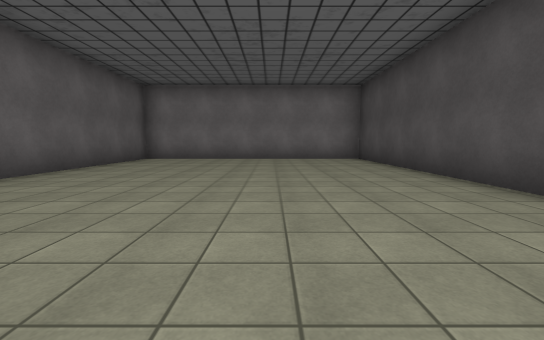
View 1 (above)

13 first-person views from a walk through a scene from a Unity 3-D project. The camera is 1.3 m above the floor, tilts 6° down and sees 90° across. The floor is counted in squares, 2.4 m on a side. Each view is taken from the middle of a square. On the plan, view 1 faces up. The plan holds only what a view shows up to about 9 squares ahead; the rest is blank. The place goes on beyond the plan. The player is left out. Some surface patterns are stand-ins.

View 2
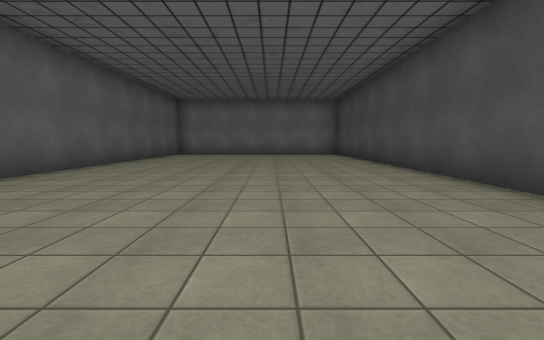

View 3
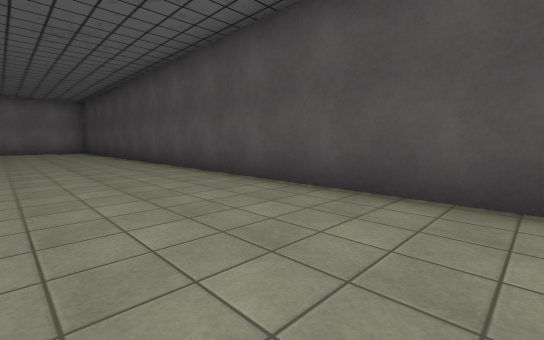

View 4
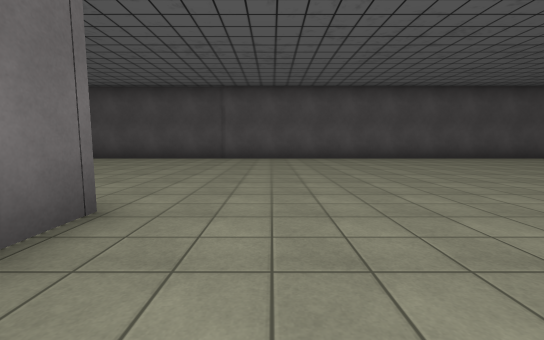

View 5
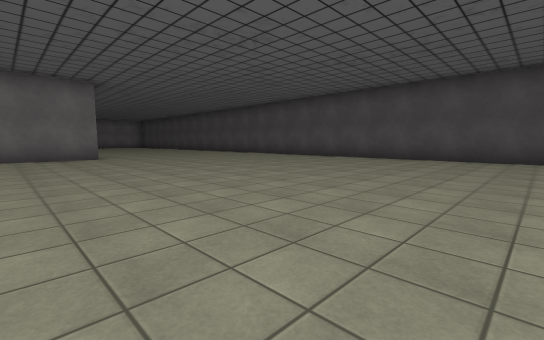

View 6
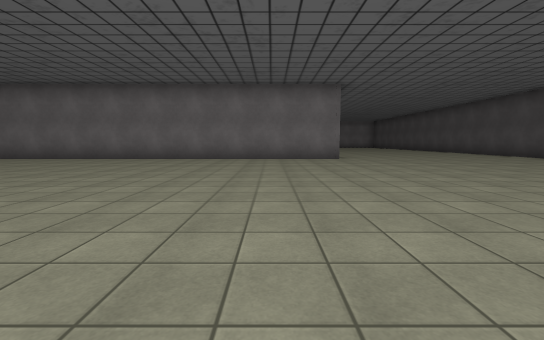

View 7
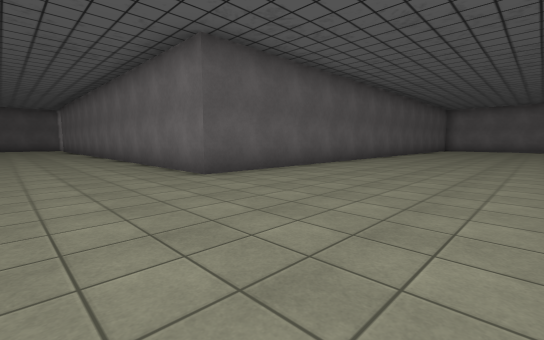

View 8
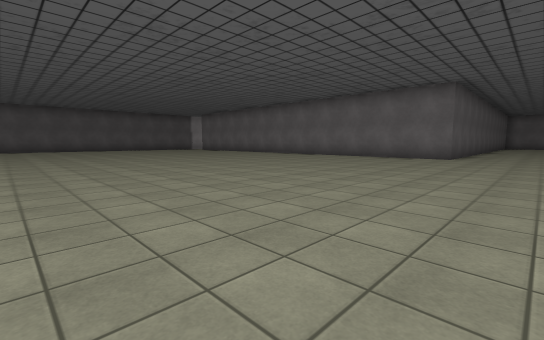

View 9
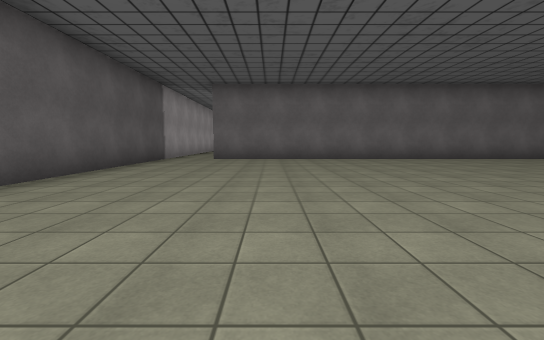

View 10
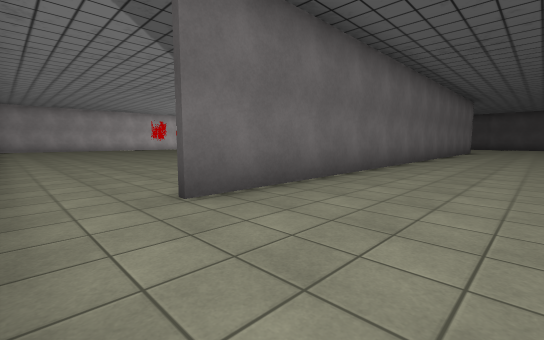

View 11
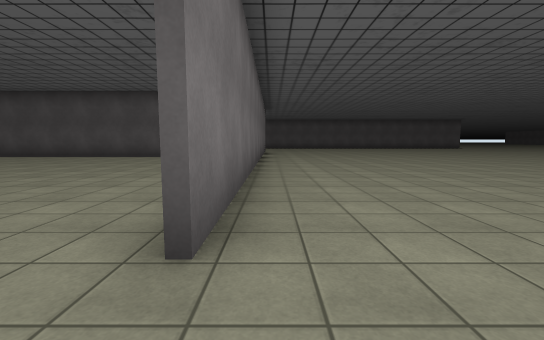

View 12
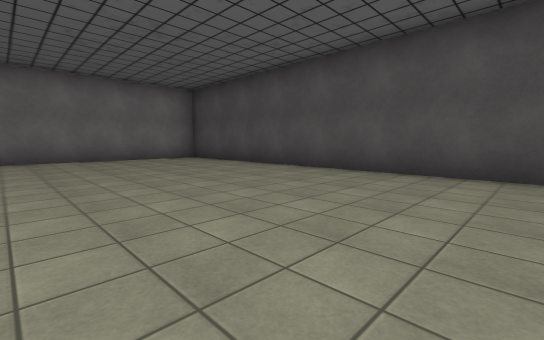

View 13
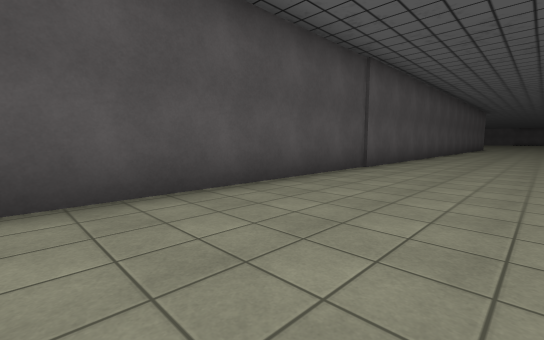

### Floor plan
Points are (right, up) in squares from view 1. A wall is a line through its corners. A room is listed if a view was taken in it or the views show most of it. See-through windows are left out.
Room 1 (views 1, 2, 3, 4, 5, 6, 7, 8, 9, 10, 12, 13)
walls: (2.7, -16.5) (2.7, 8.5) (-3.9, 8.5) (-3.9, -6.6) (-17.9, -6.6); (-19.3, -7.5) (-19.3, -11.8)
ways out: opening at (-18.5, -7) to room 2
Room 2 (view 11)
walls: (-19.3, -6) (-19.3, -7.5)
ways out: opening at (-18.5, -7) to room 1

Where each view was taken, in squares from view 1:
view 1: 0 up, 0 right, facing up
view 2: 3 down, 0 right, facing up
view 3: 6 down, 0 right, facing up-right
view 4: 8 down, 6 left, facing right
view 5: 16 down, 6 left, facing up-right
view 6: 15 down, 6 left, facing up
view 7: 9 down, 0 right, facing up-left
view 8: 16 down, 2 left, facing up-left
view 9: 15 down, 16 left, facing up
view 10: 9 down, 19 left, facing up-right
view 11: 7 down, 19 left, facing right
view 12: 0 up, 2 left, facing up-right
view 13: 1 down, 0 right, facing down-right
